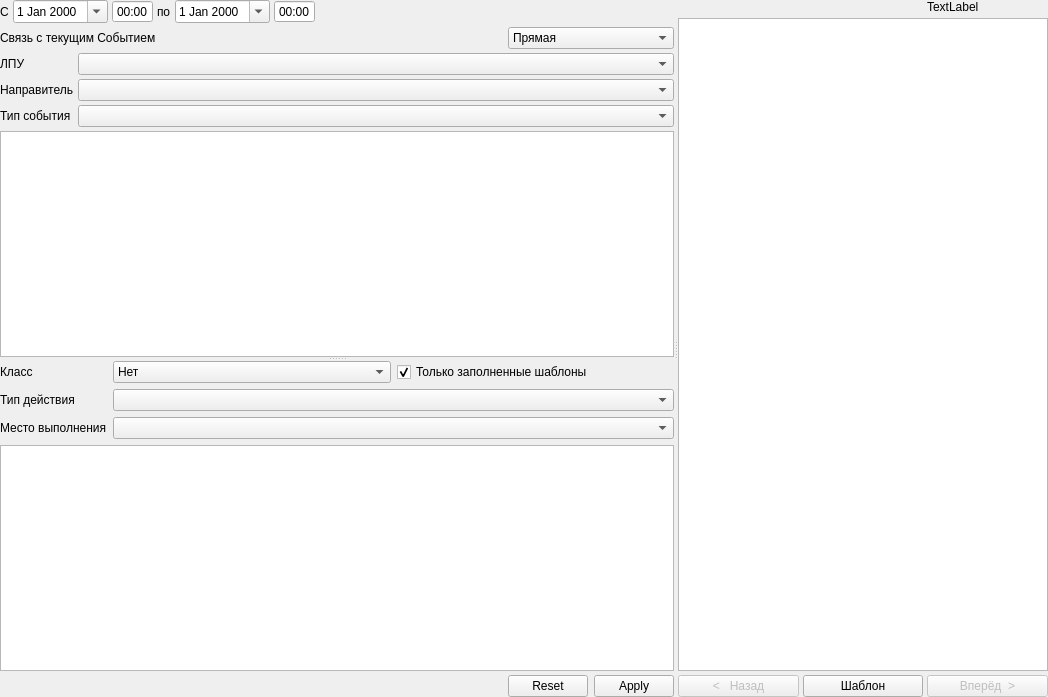
<?xml version="1.0" encoding="UTF-8"?>
<ui version="4.0">
 <class>AmbCardJournalPage</class>
 <widget class="QWidget" name="AmbCardJournalPage">
  <property name="geometry">
   <rect>
    <x>0</x>
    <y>0</y>
    <width>1048</width>
    <height>697</height>
   </rect>
  </property>
  <property name="windowTitle">
   <string>Form</string>
  </property>
  <layout class="QVBoxLayout" name="verticalLayout_2">
   <property name="spacing">
    <number>0</number>
   </property>
   <property name="margin">
    <number>0</number>
   </property>
   <item>
    <widget class="QSplitter" name="splitter_2">
     <property name="orientation">
      <enum>Qt::Horizontal</enum>
     </property>
     <widget class="QWidget" name="pnlFilter" native="true">
      <layout class="QGridLayout" name="gridLayout_3">
       <property name="margin">
        <number>0</number>
       </property>
       <property name="spacing">
        <number>4</number>
       </property>
       <item row="1" column="0">
        <widget class="QLabel" name="lblRelation">
         <property name="text">
          <string>Связь с текущим Событием</string>
         </property>
        </widget>
       </item>
       <item row="1" column="1" colspan="2">
        <widget class="QComboBox" name="cmbRelation">
         <item>
          <property name="text">
           <string>Прямая</string>
          </property>
         </item>
         <item>
          <property name="text">
           <string>Обратная</string>
          </property>
         </item>
         <item>
          <property name="text">
           <string>Нет связи</string>
          </property>
         </item>
        </widget>
       </item>
       <item row="0" column="0" colspan="3">
        <layout class="QHBoxLayout" name="horizontalLayout">
         <property name="spacing">
          <number>4</number>
         </property>
         <item>
          <widget class="QLabel" name="lblBegDateTime">
           <property name="text">
            <string>С</string>
           </property>
          </widget>
         </item>
         <item>
          <widget class="QFrame" name="frmEndDateTime">
           <property name="sizePolicy">
            <sizepolicy hsizetype="Maximum" vsizetype="Preferred">
             <horstretch>0</horstretch>
             <verstretch>0</verstretch>
            </sizepolicy>
           </property>
           <property name="frameShape">
            <enum>QFrame::NoFrame</enum>
           </property>
           <property name="frameShadow">
            <enum>QFrame::Plain</enum>
           </property>
           <property name="lineWidth">
            <number>0</number>
           </property>
           <layout class="QHBoxLayout" name="horizontalLayout_4">
            <property name="spacing">
             <number>4</number>
            </property>
            <property name="margin">
             <number>0</number>
            </property>
            <item>
             <widget class="CDateEdit" name="edtBegDate">
              <property name="sizePolicy">
               <sizepolicy hsizetype="Maximum" vsizetype="Fixed">
                <horstretch>0</horstretch>
                <verstretch>0</verstretch>
               </sizepolicy>
              </property>
              <property name="whatsThis">
               <string>дата окончания осмотра</string>
              </property>
              <property name="calendarPopup">
               <bool>true</bool>
              </property>
             </widget>
            </item>
            <item>
             <widget class="QTimeEdit" name="edtBegTime">
              <property name="sizePolicy">
               <sizepolicy hsizetype="Maximum" vsizetype="Fixed">
                <horstretch>0</horstretch>
                <verstretch>0</verstretch>
               </sizepolicy>
              </property>
              <property name="buttonSymbols">
               <enum>QAbstractSpinBox::NoButtons</enum>
              </property>
              <property name="displayFormat">
               <string>HH:mm</string>
              </property>
             </widget>
            </item>
           </layout>
          </widget>
         </item>
         <item>
          <widget class="QLabel" name="lblEndDateTime">
           <property name="text">
            <string>по</string>
           </property>
          </widget>
         </item>
         <item>
          <widget class="QFrame" name="frmBegDateTime">
           <property name="sizePolicy">
            <sizepolicy hsizetype="Maximum" vsizetype="Preferred">
             <horstretch>0</horstretch>
             <verstretch>0</verstretch>
            </sizepolicy>
           </property>
           <property name="frameShape">
            <enum>QFrame::NoFrame</enum>
           </property>
           <property name="frameShadow">
            <enum>QFrame::Plain</enum>
           </property>
           <property name="lineWidth">
            <number>0</number>
           </property>
           <layout class="QHBoxLayout" name="horizontalLayout_3">
            <property name="spacing">
             <number>4</number>
            </property>
            <property name="margin">
             <number>0</number>
            </property>
            <item>
             <widget class="CDateEdit" name="edtEndDate">
              <property name="sizePolicy">
               <sizepolicy hsizetype="Maximum" vsizetype="Fixed">
                <horstretch>0</horstretch>
                <verstretch>0</verstretch>
               </sizepolicy>
              </property>
              <property name="whatsThis">
               <string>дата начала осмотра</string>
              </property>
              <property name="calendarPopup">
               <bool>true</bool>
              </property>
             </widget>
            </item>
            <item>
             <widget class="QTimeEdit" name="edtEndTime">
              <property name="sizePolicy">
               <sizepolicy hsizetype="Maximum" vsizetype="Fixed">
                <horstretch>0</horstretch>
                <verstretch>0</verstretch>
               </sizepolicy>
              </property>
              <property name="buttonSymbols">
               <enum>QAbstractSpinBox::NoButtons</enum>
              </property>
              <property name="displayFormat">
               <string>HH:mm</string>
              </property>
             </widget>
            </item>
           </layout>
          </widget>
         </item>
         <item>
          <spacer name="horizontalSpacer">
           <property name="orientation">
            <enum>Qt::Horizontal</enum>
           </property>
           <property name="sizeHint" stdset="0">
            <size>
             <width>40</width>
             <height>20</height>
            </size>
           </property>
          </spacer>
         </item>
        </layout>
       </item>
       <item row="3" column="1" colspan="2">
        <widget class="QDialogButtonBox" name="filterButtonBox">
         <property name="standardButtons">
          <set>QDialogButtonBox::Apply|QDialogButtonBox::Reset</set>
         </property>
        </widget>
       </item>
       <item row="3" column="0">
        <spacer name="horizontalSpacer_2">
         <property name="orientation">
          <enum>Qt::Horizontal</enum>
         </property>
         <property name="sizeHint" stdset="0">
          <size>
           <width>40</width>
           <height>20</height>
          </size>
         </property>
        </spacer>
       </item>
       <item row="2" column="0" colspan="3">
        <widget class="QSplitter" name="splitter">
         <property name="orientation">
          <enum>Qt::Vertical</enum>
         </property>
         <widget class="QWidget" name="pnlEvents" native="true">
          <layout class="QGridLayout" name="gridLayout">
           <property name="margin">
            <number>0</number>
           </property>
           <property name="spacing">
            <number>4</number>
           </property>
           <item row="0" column="0">
            <widget class="QLabel" name="lblLPU">
             <property name="sizePolicy">
              <sizepolicy hsizetype="Maximum" vsizetype="Preferred">
               <horstretch>0</horstretch>
               <verstretch>0</verstretch>
              </sizepolicy>
             </property>
             <property name="text">
              <string>ЛПУ</string>
             </property>
            </widget>
           </item>
           <item row="1" column="0">
            <widget class="QLabel" name="lblEventSetPerson">
             <property name="text">
              <string>Направитель</string>
             </property>
            </widget>
           </item>
           <item row="2" column="0">
            <widget class="QLabel" name="lblEventType">
             <property name="text">
              <string>Тип события</string>
             </property>
            </widget>
           </item>
           <item row="0" column="1">
            <widget class="CPolyclinicComboBox" name="cmbLPU"/>
           </item>
           <item row="3" column="0" colspan="2">
            <widget class="CTableView" name="tblEvents"/>
           </item>
           <item row="1" column="1">
            <widget class="CPersonComboBoxEx" name="cmbEventSetPerson"/>
           </item>
           <item row="2" column="1">
            <widget class="CRBComboBox" name="cmbEventType"/>
           </item>
          </layout>
         </widget>
         <widget class="QWidget" name="pnlActions" native="true">
          <layout class="QGridLayout" name="gridLayout_2">
           <item row="0" column="0">
            <widget class="QLabel" name="lblClass">
             <property name="sizePolicy">
              <sizepolicy hsizetype="Maximum" vsizetype="Preferred">
               <horstretch>0</horstretch>
               <verstretch>0</verstretch>
              </sizepolicy>
             </property>
             <property name="text">
              <string>Класс</string>
             </property>
            </widget>
           </item>
           <item row="0" column="1">
            <layout class="QHBoxLayout" name="horizontalLayout_2">
             <item>
              <widget class="QComboBox" name="cmbClass">
               <item>
                <property name="text">
                 <string>Нет</string>
                </property>
               </item>
               <item>
                <property name="text">
                 <string>Статус</string>
                </property>
               </item>
               <item>
                <property name="text">
                 <string>Диагностика</string>
                </property>
               </item>
               <item>
                <property name="text">
                 <string>Лечение</string>
                </property>
               </item>
               <item>
                <property name="text">
                 <string>Прочие мероприятия</string>
                </property>
               </item>
              </widget>
             </item>
             <item>
              <widget class="QCheckBox" name="cbHaveTemplate">
               <property name="text">
                <string>Только заполненные шаблоны</string>
               </property>
               <property name="checked">
                <bool>true</bool>
               </property>
              </widget>
             </item>
            </layout>
           </item>
           <item row="1" column="0">
            <widget class="QLabel" name="lblActionType">
             <property name="text">
              <string>Тип действия</string>
             </property>
            </widget>
           </item>
           <item row="1" column="1">
            <widget class="CActionTypeComboBox" name="cmbActionType"/>
           </item>
           <item row="2" column="0">
            <widget class="QLabel" name="lblScene">
             <property name="text">
              <string>Место выполнения</string>
             </property>
            </widget>
           </item>
           <item row="2" column="1">
            <widget class="CRBComboBox" name="cmbScene"/>
           </item>
           <item row="3" column="0" colspan="2">
            <widget class="CTableView" name="tblActions"/>
           </item>
          </layout>
         </widget>
        </widget>
       </item>
      </layout>
     </widget>
     <widget class="QWidget" name="pnlAmbCardReport" native="true">
      <layout class="QGridLayout" name="gridLayout_4">
       <property name="margin">
        <number>0</number>
       </property>
       <property name="spacing">
        <number>4</number>
       </property>
       <item row="1" column="0" colspan="3">
        <widget class="CReportBrowser" name="txtAmbCardReport"/>
       </item>
       <item row="2" column="0">
        <widget class="QPushButton" name="btnBack">
         <property name="enabled">
          <bool>false</bool>
         </property>
         <property name="text">
          <string>&lt;   Назад</string>
         </property>
        </widget>
       </item>
       <item row="2" column="2">
        <widget class="QPushButton" name="btnNext">
         <property name="enabled">
          <bool>false</bool>
         </property>
         <property name="text">
          <string>Вперёд  &gt;</string>
         </property>
        </widget>
       </item>
       <item row="2" column="1">
        <widget class="QPushButton" name="btnSelect">
         <property name="text">
          <string>Шаблон</string>
         </property>
        </widget>
       </item>
       <item row="0" column="2">
        <widget class="QLabel" name="lblTemplateName">
         <property name="text">
          <string>TextLabel</string>
         </property>
        </widget>
       </item>
      </layout>
     </widget>
    </widget>
   </item>
  </layout>
 </widget>
 <customwidgets>
  <customwidget>
   <class>CRBComboBox</class>
   <extends>QComboBox</extends>
   <header>library/crbcombobox.h</header>
  </customwidget>
  <customwidget>
   <class>CDateEdit</class>
   <extends>QDateEdit</extends>
   <header>library/DateEdit.h</header>
  </customwidget>
  <customwidget>
   <class>CPersonComboBoxEx</class>
   <extends>QComboBox</extends>
   <header>Orgs/PersonComboBoxEx.h</header>
  </customwidget>
  <customwidget>
   <class>CTableView</class>
   <extends>QTableView</extends>
   <header>library/TableView.h</header>
  </customwidget>
  <customwidget>
   <class>CPolyclinicComboBox</class>
   <extends>QComboBox</extends>
   <header>Orgs/OrgComboBox.h</header>
  </customwidget>
  <customwidget>
   <class>CActionTypeComboBox</class>
   <extends>QComboBox</extends>
   <header>Events/ActionTypeComboBox.h</header>
  </customwidget>
  <customwidget>
   <class>CReportBrowser</class>
   <extends>QTextBrowser</extends>
   <header>Reports/ReportBrowser.h</header>
  </customwidget>
 </customwidgets>
 <tabstops>
  <tabstop>edtBegDate</tabstop>
  <tabstop>edtBegTime</tabstop>
  <tabstop>edtEndDate</tabstop>
  <tabstop>edtEndTime</tabstop>
  <tabstop>cmbLPU</tabstop>
  <tabstop>cmbEventSetPerson</tabstop>
  <tabstop>cmbEventType</tabstop>
  <tabstop>tblEvents</tabstop>
  <tabstop>cmbClass</tabstop>
  <tabstop>cmbActionType</tabstop>
  <tabstop>cmbScene</tabstop>
  <tabstop>tblActions</tabstop>
  <tabstop>filterButtonBox</tabstop>
  <tabstop>txtAmbCardReport</tabstop>
 </tabstops>
 <resources/>
 <connections/>
</ui>
